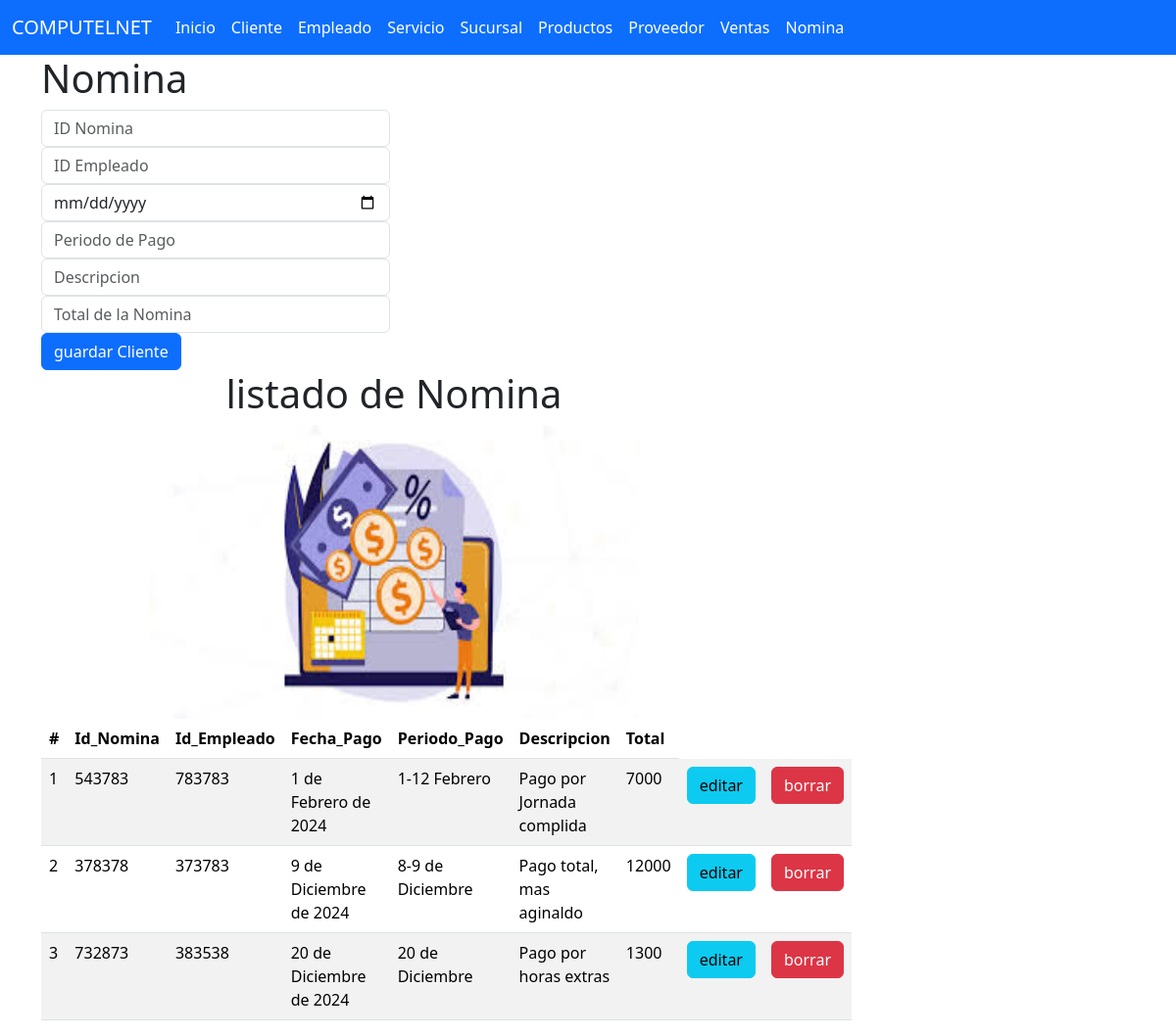
The page /nominas on the database its author committed.
### nomina_app/models.py (models this page shows, shortened)
class Nomina (models.Model):
    Id_Nomina=models.CharField(primary_key=True,max_length=6)
    Id_Empleado=models.CharField(max_length=6)
    Fecha_Pago=models.DateField()
    Periodo_Pago=models.CharField(max_length=80)
    Descripcion=models.CharField(max_length=300)
    Total=models.CharField(max_length=1000)

### nomina_app/views.py (the view)
# urls.py: path('nominas',views.inicio_vista,name='nominas'),
def inicio_vista(request):
    ListadoNomina=Nomina.objects.all()
    return render(request,'gestionarNomina.html',{'listaNomina':ListadoNomina})

### nomina_app/templates/gestionarNomina.html (shortened to what this page needs)
{% extends "base.html" %}
{% block cuerpo %}
{% load static %}
<div class="row">
    <div class="col-sm-12  col-md-4 col-lg-4 col-xl-4">
        <h1>Nomina</h1>
        <div class="car-body">
            <form action="registrarNomina/" method="POST"> {% csrf_token %}
                <div class="form-group">
                    <input type="text" id="txtId_Nomina" name="txtId_Nomina" class="form-control" placeholder="ID Nomina" minlength="1" maxlength="6" required>
                </div>
                <div class="form-group ">
                    <input type="text" id="txtId_Empleado" name="txtId_Empleado"  class="form-control" placeholder="ID Empleado" minlength="1" maxlength="6" required>
                </div>
                <div class="form-group">
                    <input type="date" id="txtFecha_Pago" name="txtFecha_Pago"  class="form-control" placeholder="Fecha de Pago" required>
                </div>
                <div class="form-group">
                    <input type="text" id="txtPeriodo_Pago" name="txtPeriodo_Pago"  class="form-control" placeholder="Periodo de Pago" min="1" max="20" required>
                </div>
                <div class="form-group">
                    <input type="text" id="txtDescripcion" name="txtDescripcion"  class="form-control" placeholder="Descripcion" min="1" max="180" required>
                </div>
                <div class="form-group">
                    <input type="text" id="txtTotal" name="txtTotal"  class="form-control" placeholder="Total de la Nomina" min="1" max="10" required>
                </div>
                <div class="car-body">
                <button type="submit" class="btn btn-primary">guardar Cliente</button>
                </div>
            </form>
        </div>
    </div>
<div class="row">
    <div class="col-sm-12  col-md-8 col-lg-8 col-xl-8">
        <center>
            <h1>listado de Nomina</h1>
        <img class="w-59" src="{% static 'img/nomina.jpg'%}" alt="nava" width="500" height="300">
        </center>
                <table class="table table-striped">
                    <thead>
                    <tr>
                        <th scope="col">#</th>
                        <th scope="col">Id_Nomina</th>
                        <th scope="col">Id_Empleado</th>
                        <th scope="col">Fecha_Pago</th>
                        <th scope="col">Periodo_Pago</th>
                        <th scope="col">Descripcion</th>
                        <th scope="col">Total</th>
                    </tr>
                    </thead>
                    <tbody>
                        {% for m in listaNomina %}
                        <tr>
                        <td>{{forloop.counter}}</td>
                        <td>{{m.Id_Nomina}}</td>
                        <td>{{m.Id_Empleado}}</td>
                        <td>{{m.Fecha_Pago}}</td>
                        <td>{{m.Periodo_Pago}}</td>
                        <td>{{m.Descripcion}}</td>
                        <td>{{m.Total}}</td>
                        <td><a href="seleccionarNomina/{{m.Id_Nomina}}" class="btn btn-info">editar</a> </td>
                        <td><a href="borrarNomina/{{m.Id_Nomina}}" class="btn btn-danger">borrar</a> </td>
                        </tr>
                        {% endfor %}
                    </tbody>
                </table>
    </div>
</div>
</div>
{% endblock %}

### rows shown on the page
Nomina: Id_Nomina "543783", Id_Empleado "783783", Fecha_Pago "1 de Febrero de 2024", Periodo_Pago "1-12 Febrero", Descripcion "Pago por Jornada complida", Total "7000"
Nomina: Id_Nomina "378378", Id_Empleado "373783", Fecha_Pago "9 de Diciembre de 2024", Periodo_Pago "8-9 de Diciembre", Descripcion "Pago total, mas aginaldo", Total "12000"
Nomina: Id_Nomina "732873", Id_Empleado "383538", Fecha_Pago "20 de Diciembre de 2024", Periodo_Pago "20 de Diciembre", Descripcion "Pago por horas extras", Total "1300"
